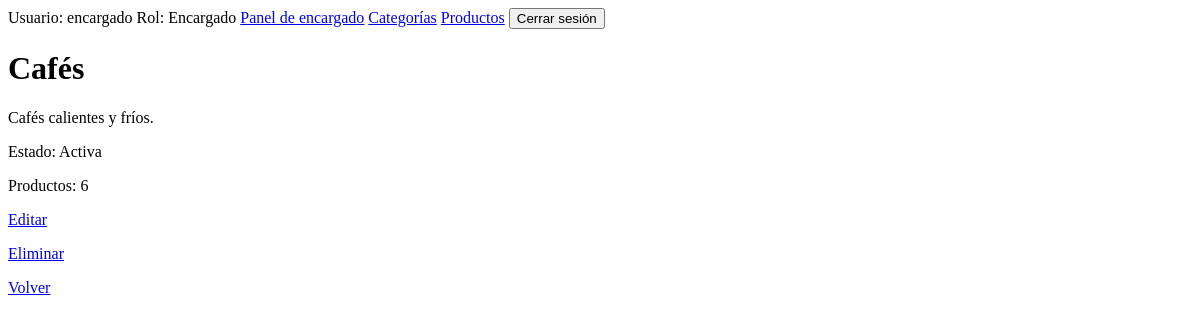
The app's page /encargado/categorias/1/ (signed in), older data.
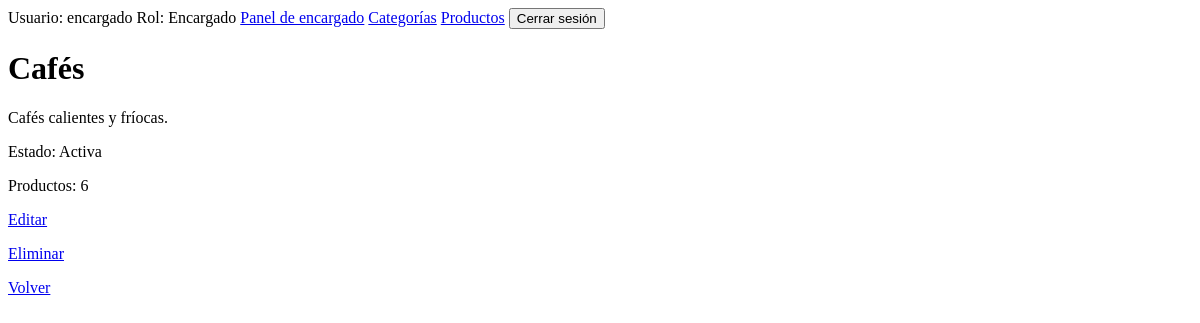
The same page, newer data.
### fiores/models.py (models this page shows, shortened)
class Categoria(models.Model):
    nombre = models.CharField(max_length=50, unique=True)
    descripcion = models.TextField(blank=True)
    activa = models.BooleanField(default=True)
    class Meta:
        ordering = ["nombre"]
        verbose_name = "categoría"
        verbose_name_plural = "categorías"

### fiores/views.py (the view)
# urls.py: path("encargado/categorias/<int:pk>/", views.categoria_detalle, name="categoria_detalle"),
@login_required
def categoria_detalle(request, pk):
    revisar_encargado(request)
    categoria = get_object_or_404(Categoria, pk=pk)
    return render(request, "fiores/categoria_detalle.html", {"categoria": categoria})

### fiores/context_processors.py (called while the page is built)
def carrito(request):
    unidades = 0
    carrito = request.session.get("carrito", {})
    for cantidad in carrito.values():
        unidades += int(cantidad)
    return {"carrito_unidades": unidades}

### fiores/views.py (called while the page is built)
def revisar_encargado(request):
    if not request.user.is_staff:
        raise PermissionDenied

### fiores/templates/fiores/categoria_detalle.html
{% extends "fiores/base.html" %}
{% block content %}
    <h1>{{ categoria.nombre }}</h1>
    <p>{{ categoria.descripcion }}</p>
    <p>Estado: {% if categoria.activa %}Activa{% else %}Inactiva{% endif %}</p>
    <p>Productos: {{ categoria.productos.count }}</p>
    <p><a href="{% url 'categoria_editar' categoria.pk %}">Editar</a></p>
    <p><a href="{% url 'categoria_eliminar' categoria.pk %}">Eliminar</a></p>
    <p><a href="{% url 'categoria_lista' %}">Volver</a></p>
{% endblock %}

Row changes from the older to the newer data that the page shows:
changed Categoria "Cafés": descripcion "Cafés calientes y fríos." → "Cafés calientes y fríocas."
